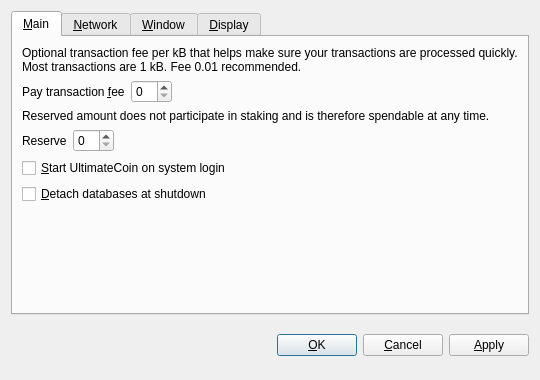
<?xml version="1.0" encoding="UTF-8"?>
<ui version="4.0">
 <class>OptionsDialog</class>
 <widget class="QDialog" name="OptionsDialog">
  <property name="geometry">
   <rect>
    <x>0</x>
    <y>0</y>
    <width>540</width>
    <height>380</height>
   </rect>
  </property>
  <property name="windowTitle">
   <string>Options</string>
  </property>
  <property name="modal">
   <bool>true</bool>
  </property>
  <layout class="QVBoxLayout" name="verticalLayout">
   <item>
    <widget class="QTabWidget" name="tabWidget">
     <property name="tabPosition">
      <enum>QTabWidget::North</enum>
     </property>
     <property name="currentIndex">
      <number>0</number>
     </property>
     <widget class="QWidget" name="tabMain">
      <attribute name="title">
       <string>&amp;Main</string>
      </attribute>
      <layout class="QVBoxLayout" name="verticalLayout_Main">
       <item>
        <widget class="QLabel" name="transactionFeeInfoLabel">
         <property name="text">
          <string>Optional transaction fee per kB that helps make sure your transactions are processed quickly. Most transactions are 1 kB. Fee 0.01 recommended.</string>
         </property>
         <property name="textFormat">
          <enum>Qt::PlainText</enum>
         </property>
         <property name="wordWrap">
          <bool>true</bool>
         </property>
        </widget>
       </item>
       <item>
        <layout class="QHBoxLayout" name="horizontalLayoutFee">
         <item>
          <widget class="QLabel" name="transactionFeeLabel">
           <property name="text">
            <string>Pay transaction &amp;fee</string>
           </property>
           <property name="textFormat">
            <enum>Qt::PlainText</enum>
           </property>
           <property name="buddy">
            <cstring>transactionFee</cstring>
           </property>
          </widget>
         </item>
         <item>
          <widget class="BitcoinAmountField" name="transactionFee"/>
         </item>
         <item>
          <spacer name="horizontalSpacerFee">
           <property name="orientation">
            <enum>Qt::Horizontal</enum>
           </property>
           <property name="sizeHint" stdset="0">
            <size>
             <width>40</width>
             <height>20</height>
            </size>
           </property>
          </spacer>
         </item>
        </layout>
       </item>
       <item>
        <widget class="QLabel" name="reserveBalanceInfoLabel">
         <property name="text">
          <string>Reserved amount does not participate in staking and is therefore spendable at any time.</string>
         </property>
         <property name="textFormat">
          <enum>Qt::PlainText</enum>
         </property>
         <property name="wordWrap">
          <bool>true</bool>
         </property>
        </widget>
       </item>
       <item>
        <layout class="QHBoxLayout" name="horizontalLayoutReserveBalance">
         <item>
          <widget class="QLabel" name="reserveBalanceLabel">
           <property name="text">
            <string>Reserve</string>
           </property>
           <property name="textFormat">
            <enum>Qt::PlainText</enum>
           </property>
           <property name="buddy">
            <cstring>reserveBalance</cstring>
           </property>
          </widget>
         </item>
         <item>
          <widget class="BitcoinAmountField" name="reserveBalance"/>
         </item>
         <item>
          <spacer name="horizontalSpacerReserveBalance">
           <property name="orientation">
            <enum>Qt::Horizontal</enum>
           </property>
           <property name="sizeHint" stdset="0">
            <size>
             <width>40</width>
             <height>20</height>
            </size>
           </property>
          </spacer>
         </item>
        </layout>
       </item>
       <item>
        <widget class="QCheckBox" name="bitcoinAtStartup">
         <property name="toolTip">
          <string>Automatically start UltimateCoin after logging in to the system.</string>
         </property>
         <property name="text">
          <string>&amp;Start UltimateCoin on system login</string>
         </property>
        </widget>
       </item>
       <item>
        <widget class="QCheckBox" name="detachDatabases">
         <property name="toolTip">
          <string>Detach block and address databases at shutdown. This means they can be moved to another data directory, but it slows down shutdown. The wallet is always detached.</string>
         </property>
         <property name="text">
          <string>&amp;Detach databases at shutdown</string>
         </property>
        </widget>
       </item>
       <item>
        <spacer name="verticalSpacer_Main">
         <property name="orientation">
          <enum>Qt::Vertical</enum>
         </property>
         <property name="sizeHint" stdset="0">
          <size>
           <width>20</width>
           <height>40</height>
          </size>
         </property>
        </spacer>
       </item>
      </layout>
     </widget>
     <widget class="QWidget" name="tabNetwork">
      <attribute name="title">
       <string>&amp;Network</string>
      </attribute>
      <layout class="QVBoxLayout" name="verticalLayout_Network">
       <item>
        <widget class="QCheckBox" name="mapPortUpnp">
         <property name="toolTip">
          <string>Automatically open the UltimateCoin client port on the router. This only works when your router supports UPnP and it is enabled.</string>
         </property>
         <property name="text">
          <string>Map port using &amp;UPnP</string>
         </property>
        </widget>
       </item>
       <item>
        <widget class="QCheckBox" name="connectSocks">
         <property name="toolTip">
          <string>Connect to the UltimateCoin network through a SOCKS proxy (e.g. when connecting through Tor).</string>
         </property>
         <property name="text">
          <string>&amp;Connect through SOCKS proxy:</string>
         </property>
        </widget>
       </item>
       <item>
        <layout class="QHBoxLayout" name="horizontalLayout_Network">
         <item>
          <widget class="QLabel" name="proxyIpLabel">
           <property name="text">
            <string>Proxy &amp;IP:</string>
           </property>
           <property name="textFormat">
            <enum>Qt::PlainText</enum>
           </property>
           <property name="buddy">
            <cstring>proxyIp</cstring>
           </property>
          </widget>
         </item>
         <item>
          <widget class="QValidatedLineEdit" name="proxyIp">
           <property name="maximumSize">
            <size>
             <width>140</width>
             <height>16777215</height>
            </size>
           </property>
           <property name="toolTip">
            <string>IP address of the proxy (e.g. 127.0.0.1)</string>
           </property>
          </widget>
         </item>
         <item>
          <widget class="QLabel" name="proxyPortLabel">
           <property name="text">
            <string>&amp;Port:</string>
           </property>
           <property name="textFormat">
            <enum>Qt::PlainText</enum>
           </property>
           <property name="buddy">
            <cstring>proxyPort</cstring>
           </property>
          </widget>
         </item>
         <item>
          <widget class="QLineEdit" name="proxyPort">
           <property name="maximumSize">
            <size>
             <width>55</width>
             <height>16777215</height>
            </size>
           </property>
           <property name="toolTip">
            <string>Port of the proxy (e.g. 9050)</string>
           </property>
          </widget>
         </item>
         <item>
          <widget class="QLabel" name="socksVersionLabel">
           <property name="text">
            <string>SOCKS &amp;Version:</string>
           </property>
           <property name="textFormat">
            <enum>Qt::PlainText</enum>
           </property>
           <property name="buddy">
            <cstring>socksVersion</cstring>
           </property>
          </widget>
         </item>
         <item>
          <widget class="QValueComboBox" name="socksVersion">
           <property name="toolTip">
            <string>SOCKS version of the proxy (e.g. 5)</string>
           </property>
          </widget>
         </item>
         <item>
          <spacer name="horizontalSpacer_Network">
           <property name="orientation">
            <enum>Qt::Horizontal</enum>
           </property>
           <property name="sizeHint" stdset="0">
            <size>
             <width>40</width>
             <height>20</height>
            </size>
           </property>
          </spacer>
         </item>
        </layout>
       </item>
       <item>
        <spacer name="verticalSpacer_Network">
         <property name="orientation">
          <enum>Qt::Vertical</enum>
         </property>
         <property name="sizeHint" stdset="0">
          <size>
           <width>20</width>
           <height>40</height>
          </size>
         </property>
        </spacer>
       </item>
      </layout>
     </widget>
     <widget class="QWidget" name="tabWindow">
      <attribute name="title">
       <string>&amp;Window</string>
      </attribute>
      <layout class="QVBoxLayout" name="verticalLayout_Window">
       <item>
        <widget class="QCheckBox" name="minimizeToTray">
         <property name="toolTip">
          <string>Show only a tray icon after minimizing the window.</string>
         </property>
         <property name="text">
          <string>&amp;Minimize to the tray instead of the taskbar</string>
         </property>
        </widget>
       </item>
       <item>
        <widget class="QCheckBox" name="minimizeOnClose">
         <property name="toolTip">
          <string>Minimize instead of exit the application when the window is closed. When this option is enabled, the application will be closed only after selecting Quit in the menu.</string>
         </property>
         <property name="text">
          <string>M&amp;inimize on close</string>
         </property>
        </widget>
       </item>
       <item>
        <spacer name="verticalSpacer_Window">
         <property name="orientation">
          <enum>Qt::Vertical</enum>
         </property>
         <property name="sizeHint" stdset="0">
          <size>
           <width>20</width>
           <height>40</height>
          </size>
         </property>
        </spacer>
       </item>
      </layout>
     </widget>
     <widget class="QWidget" name="tabDisplay">
      <attribute name="title">
       <string>&amp;Display</string>
      </attribute>
      <layout class="QVBoxLayout" name="verticalLayout_Display">
       <item>
        <layout class="QHBoxLayout" name="horizontalLayout_1_Display">
         <item>
          <widget class="QLabel" name="langLabel">
           <property name="text">
            <string>User Interface &amp;language:</string>
           </property>
           <property name="textFormat">
            <enum>Qt::PlainText</enum>
           </property>
           <property name="buddy">
            <cstring>lang</cstring>
           </property>
          </widget>
         </item>
         <item>
          <widget class="QValueComboBox" name="lang">
           <property name="toolTip">
            <string>The user interface language can be set here. This setting will take effect after restarting UltimateCoin.</string>
           </property>
          </widget>
         </item>
        </layout>
       </item>
       <item>
        <layout class="QHBoxLayout" name="horizontalLayout_2_Display">
         <item>
          <widget class="QLabel" name="unitLabel">
           <property name="text">
            <string>&amp;Unit to show amounts in:</string>
           </property>
           <property name="textFormat">
            <enum>Qt::PlainText</enum>
           </property>
           <property name="buddy">
            <cstring>unit</cstring>
           </property>
          </widget>
         </item>
         <item>
          <widget class="QValueComboBox" name="unit">
           <property name="toolTip">
            <string>Choose the default subdivision unit to show in the interface and when sending coins.</string>
           </property>
          </widget>
         </item>
        </layout>
       </item>
       <item>
        <widget class="QCheckBox" name="displayAddresses">
         <property name="toolTip">
          <string>Whether to show UltimateCoin addresses in the transaction list or not.</string>
         </property>
         <property name="text">
          <string>&amp;Display addresses in transaction list</string>
         </property>
        </widget>
       </item>
       <item>
        <widget class="QCheckBox" name="coinControlFeatures">
         <property name="toolTip">
          <string>Whether to show coin control features or not.</string>
         </property>
         <property name="text">
          <string>Display coin &amp;control features (experts only!)</string>
         </property>
        </widget>
       </item>
       <item>
        <spacer name="verticalSpacer_Display">
         <property name="orientation">
          <enum>Qt::Vertical</enum>
         </property>
         <property name="sizeHint" stdset="0">
          <size>
           <width>20</width>
           <height>40</height>
          </size>
         </property>
        </spacer>
       </item>
      </layout>
     </widget>
    </widget>
   </item>
   <item>
    <layout class="QHBoxLayout" name="horizontalLayout_Buttons">
     <item>
      <spacer name="horizontalSpacer_1">
       <property name="orientation">
        <enum>Qt::Horizontal</enum>
       </property>
       <property name="sizeHint" stdset="0">
        <size>
         <width>40</width>
         <height>48</height>
        </size>
       </property>
      </spacer>
     </item>
     <item>
      <widget class="QLabel" name="statusLabel">
       <property name="font">
        <font>
         <weight>75</weight>
         <bold>true</bold>
        </font>
       </property>
       <property name="text">
        <string/>
       </property>
       <property name="textFormat">
        <enum>Qt::PlainText</enum>
       </property>
       <property name="wordWrap">
        <bool>true</bool>
       </property>
      </widget>
     </item>
     <item>
      <spacer name="horizontalSpacer_2">
       <property name="orientation">
        <enum>Qt::Horizontal</enum>
       </property>
       <property name="sizeHint" stdset="0">
        <size>
         <width>40</width>
         <height>48</height>
        </size>
       </property>
      </spacer>
     </item>
     <item>
      <widget class="QPushButton" name="okButton">
       <property name="text">
        <string>&amp;OK</string>
       </property>
      </widget>
     </item>
     <item>
      <widget class="QPushButton" name="cancelButton">
       <property name="text">
        <string>&amp;Cancel</string>
       </property>
       <property name="autoDefault">
        <bool>false</bool>
       </property>
      </widget>
     </item>
     <item>
      <widget class="QPushButton" name="applyButton">
       <property name="text">
        <string>&amp;Apply</string>
       </property>
       <property name="autoDefault">
        <bool>false</bool>
       </property>
      </widget>
     </item>
    </layout>
   </item>
  </layout>
 </widget>
 <customwidgets>
  <customwidget>
   <class>BitcoinAmountField</class>
   <extends>QSpinBox</extends>
   <header>bitcoinamountfield.h</header>
  </customwidget>
  <customwidget>
   <class>QValueComboBox</class>
   <extends>QComboBox</extends>
   <header>qvaluecombobox.h</header>
  </customwidget>
  <customwidget>
   <class>QValidatedLineEdit</class>
   <extends>QLineEdit</extends>
   <header>qvalidatedlineedit.h</header>
  </customwidget>
 </customwidgets>
 <resources/>
 <connections/>
</ui>
